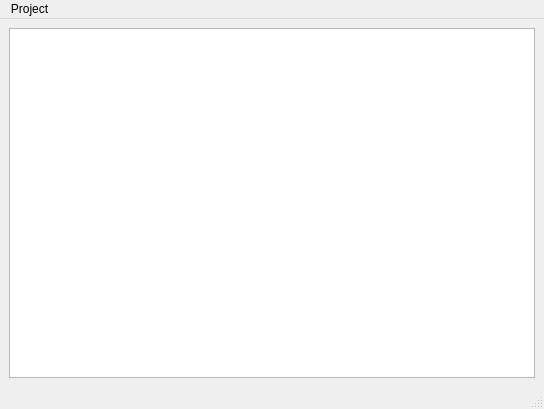
<?xml version="1.0" encoding="UTF-8"?>
<ui version="4.0">
 <class>MainWindow</class>
 <widget class="QMainWindow" name="MainWindow">
  <property name="geometry">
   <rect>
    <x>0</x>
    <y>0</y>
    <width>544</width>
    <height>409</height>
   </rect>
  </property>
  <property name="windowTitle">
   <string>MainWindow</string>
  </property>
  <widget class="QWidget" name="centralwidget">
   <layout class="QGridLayout" name="gridLayout">
    <item row="0" column="0">
     <widget class="QTableView" name="tableView"/>
    </item>
   </layout>
  </widget>
  <widget class="QMenuBar" name="menubar">
   <property name="geometry">
    <rect>
     <x>0</x>
     <y>0</y>
     <width>544</width>
     <height>22</height>
    </rect>
   </property>
   <widget class="QMenu" name="menuEdit">
    <property name="title">
     <string>Project</string>
    </property>
    <addaction name="actionNew"/>
    <addaction name="actionRemove"/>
   </widget>
   <addaction name="menuEdit"/>
  </widget>
  <widget class="QStatusBar" name="statusbar"/>
  <action name="actionNew">
   <property name="icon">
    <iconset theme="list-add">
     <normaloff>.</normaloff>.</iconset>
   </property>
   <property name="text">
    <string>New</string>
   </property>
   <property name="shortcut">
    <string>Ctrl+N</string>
   </property>
  </action>
  <action name="actionRemove">
   <property name="icon">
    <iconset theme="list-remove">
     <normaloff>.</normaloff>.</iconset>
   </property>
   <property name="text">
    <string>Remove</string>
   </property>
   <property name="shortcut">
    <string>Del</string>
   </property>
  </action>
 </widget>
 <resources/>
 <connections/>
</ui>
